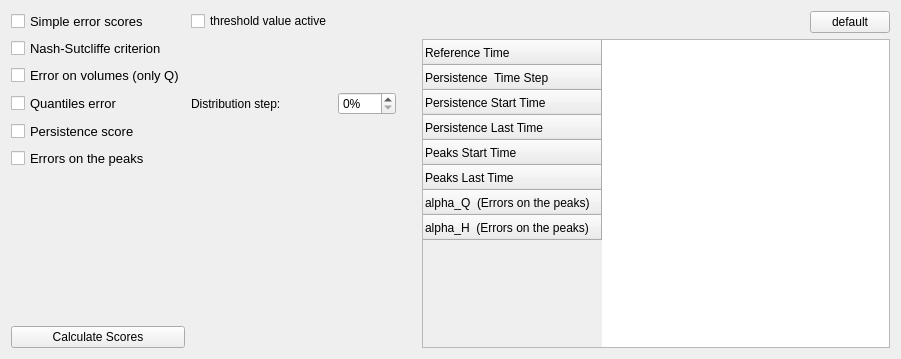
<?xml version="1.0" encoding="UTF-8"?>
<ui version="4.0">
 <class>Form</class>
 <widget class="QWidget" name="Form">
  <property name="geometry">
   <rect>
    <x>0</x>
    <y>0</y>
    <width>901</width>
    <height>359</height>
   </rect>
  </property>
  <property name="windowTitle">
   <string>Form</string>
  </property>
  <layout class="QGridLayout" name="gridLayout_2">
   <item row="1" column="0">
    <layout class="QHBoxLayout" name="horizontalLayout">
     <item>
      <layout class="QGridLayout" name="gridLayout">
       <item row="0" column="1">
        <widget class="QCheckBox" name="ch_limit">
         <property name="text">
          <string>threshold value active</string>
         </property>
        </widget>
       </item>
       <item row="1" column="0">
        <widget class="QCheckBox" name="ch_ns_err">
         <property name="font">
          <font>
           <pointsize>10</pointsize>
          </font>
         </property>
         <property name="text">
          <string>Nash-Sutcliffe criterion</string>
         </property>
        </widget>
       </item>
       <item row="0" column="0">
        <widget class="QCheckBox" name="ch_simple_err">
         <property name="font">
          <font>
           <pointsize>10</pointsize>
          </font>
         </property>
         <property name="text">
          <string>Simple error scores </string>
         </property>
        </widget>
       </item>
       <item row="2" column="0">
        <widget class="QCheckBox" name="ch_vol_err">
         <property name="font">
          <font>
           <pointsize>10</pointsize>
          </font>
         </property>
         <property name="text">
          <string>Error on volumes (only Q)</string>
         </property>
        </widget>
       </item>
       <item row="5" column="0">
        <widget class="QCheckBox" name="ch_pointe_err">
         <property name="font">
          <font>
           <pointsize>10</pointsize>
          </font>
         </property>
         <property name="text">
          <string>Errors on the peaks</string>
         </property>
        </widget>
       </item>
       <item row="3" column="0">
        <widget class="QCheckBox" name="ch_quantil_err">
         <property name="font">
          <font>
           <pointsize>10</pointsize>
          </font>
         </property>
         <property name="text">
          <string>Quantiles error </string>
         </property>
        </widget>
       </item>
       <item row="4" column="0">
        <widget class="QCheckBox" name="ch_persistence">
         <property name="font">
          <font>
           <pointsize>10</pointsize>
          </font>
         </property>
         <property name="text">
          <string>Persistence score</string>
         </property>
        </widget>
       </item>
       <item row="6" column="2">
        <spacer name="verticalSpacer">
         <property name="orientation">
          <enum>Qt::Vertical</enum>
         </property>
         <property name="sizeType">
          <enum>QSizePolicy::MinimumExpanding</enum>
         </property>
         <property name="sizeHint" stdset="0">
          <size>
           <width>20</width>
           <height>150</height>
          </size>
         </property>
        </spacer>
       </item>
       <item row="7" column="0">
        <widget class="QPushButton" name="bt_calcul_scores">
         <property name="text">
          <string>Calculate Scores</string>
         </property>
        </widget>
       </item>
       <item row="3" column="1">
        <widget class="QLabel" name="label_3">
         <property name="text">
          <string>Distribution step:</string>
         </property>
        </widget>
       </item>
       <item row="0" column="2">
        <layout class="QHBoxLayout" name="lay_lim"/>
       </item>
       <item row="3" column="2">
        <widget class="QDoubleSpinBox" name="dsp_dist_quantil">
         <property name="suffix">
          <string>%</string>
         </property>
         <property name="decimals">
          <number>0</number>
         </property>
         <property name="minimum">
          <double>0.000000000000000</double>
         </property>
         <property name="maximum">
          <double>100.000000000000000</double>
         </property>
         <property name="singleStep">
          <double>5.000000000000000</double>
         </property>
        </widget>
       </item>
      </layout>
     </item>
     <item>
      <layout class="QVBoxLayout" name="verticalLayout_2">
       <item>
        <spacer name="verticalSpacer_2">
         <property name="orientation">
          <enum>Qt::Vertical</enum>
         </property>
         <property name="sizeHint" stdset="0">
          <size>
           <width>20</width>
           <height>40</height>
          </size>
         </property>
        </spacer>
       </item>
      </layout>
     </item>
     <item>
      <layout class="QVBoxLayout" name="verticalLayout">
       <item>
        <layout class="QHBoxLayout" name="horizontalLayout_2">
         <item>
          <spacer name="horizontalSpacer">
           <property name="orientation">
            <enum>Qt::Horizontal</enum>
           </property>
           <property name="sizeHint" stdset="0">
            <size>
             <width>40</width>
             <height>20</height>
            </size>
           </property>
          </spacer>
         </item>
         <item>
          <widget class="QPushButton" name="bt_default">
           <property name="text">
            <string>default</string>
           </property>
          </widget>
         </item>
        </layout>
       </item>
       <item>
        <widget class="QTableWidget" name="tw_param">
         <property name="minimumSize">
          <size>
           <width>350</width>
           <height>0</height>
          </size>
         </property>
         <attribute name="horizontalHeaderDefaultSectionSize">
          <number>150</number>
         </attribute>
         <attribute name="verticalHeaderDefaultSectionSize">
          <number>25</number>
         </attribute>
         <row>
          <property name="text">
           <string>Reference Time</string>
          </property>
         </row>
         <row>
          <property name="text">
           <string>Persistence  Time Step</string>
          </property>
         </row>
         <row>
          <property name="text">
           <string>Persistence Start Time </string>
          </property>
         </row>
         <row>
          <property name="text">
           <string>Persistence Last Time </string>
          </property>
         </row>
         <row>
          <property name="text">
           <string>Peaks Start Time </string>
          </property>
         </row>
         <row>
          <property name="text">
           <string>Peaks Last Time </string>
          </property>
         </row>
         <row>
          <property name="text">
           <string>alpha_Q  (Errors on the peaks)</string>
          </property>
         </row>
         <row>
          <property name="text">
           <string>alpha_H  (Errors on the peaks)</string>
          </property>
         </row>
        </widget>
       </item>
      </layout>
     </item>
    </layout>
   </item>
  </layout>
 </widget>
 <resources/>
 <connections/>
</ui>
